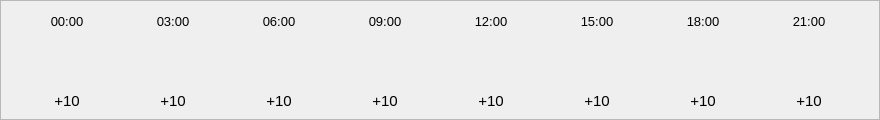
     <widget class="QFrame" name="detailFrame">
      <property name="geometry">
       <rect>
        <x>100</x>
        <y>160</y>
        <width>880</width>
        <height>120</height>
       </rect>
      </property>
      <property name="minimumSize">
       <size>
        <width>880</width>
        <height>120</height>
       </size>
      </property>
      <property name="maximumSize">
       <size>
        <width>880</width>
        <height>120</height>
       </size>
      </property>
      <property name="frameShape">
       <enum>QFrame::Shape::StyledPanel</enum>
      </property>
      <property name="frameShadow">
       <enum>QFrame::Shadow::Raised</enum>
      </property>
      <layout class="QHBoxLayout" name="horizontalLayout_2">
       <property name="topMargin">
        <number>0</number>
       </property>
       <property name="bottomMargin">
        <number>0</number>
       </property>
       <item>
        <widget class="QFrame" name="detailHourFrame_1">
         <property name="minimumSize">
          <size>
           <width>90</width>
           <height>120</height>
          </size>
         </property>
         <property name="maximumSize">
          <size>
           <width>90</width>
           <height>120</height>
          </size>
         </property>
         <property name="frameShape">
          <enum>QFrame::Shape::NoFrame</enum>
         </property>
         <property name="frameShadow">
          <enum>QFrame::Shadow::Plain</enum>
         </property>
         <widget class="QLabel" name="detailHourTime_1">
          <property name="geometry">
           <rect>
            <x>15</x>
            <y>5</y>
            <width>60</width>
            <height>30</height>
           </rect>
          </property>
          <property name="minimumSize">
           <size>
            <width>60</width>
            <height>30</height>
           </size>
          </property>
          <property name="maximumSize">
           <size>
            <width>60</width>
            <height>30</height>
           </size>
          </property>
          <property name="font">
           <font>
            <pointsize>10</pointsize>
           </font>
          </property>
          <property name="text">
           <string>00:00</string>
          </property>
          <property name="alignment">
           <set>Qt::AlignmentFlag::AlignCenter</set>
          </property>
          <property name="wordWrap">
           <bool>true</bool>
          </property>
         </widget>
         <widget class="QLabel" name="detailHourTemperature_1">
          <property name="geometry">
           <rect>
            <x>15</x>
            <y>85</y>
            <width>60</width>
            <height>30</height>
           </rect>
          </property>
          <property name="minimumSize">
           <size>
            <width>60</width>
            <height>25</height>
           </size>
          </property>
          <property name="maximumSize">
           <size>
            <width>60</width>
            <height>30</height>
           </size>
          </property>
          <property name="font">
           <font>
            <pointsize>11</pointsize>
           </font>
          </property>
          <property name="text">
           <string>+10</string>
          </property>
          <property name="alignment">
           <set>Qt::AlignmentFlag::AlignCenter</set>
          </property>
         </widget>
         <widget class="QLabel" name="detailHourIcon_1">
          <property name="geometry">
           <rect>
            <x>30</x>
            <y>45</y>
            <width>30</width>
            <height>30</height>
           </rect>
          </property>
          <property name="minimumSize">
           <size>
            <width>30</width>
            <height>30</height>
           </size>
          </property>
          <property name="maximumSize">
           <size>
            <width>30</width>
            <height>30</height>
           </size>
          </property>
          <property name="text">
           <string/>
          </property>
          <property name="pixmap">
           <pixmap resource="resources/resources.qrc">:/icons/icons/01d.png</pixmap>
          </property>
          <property name="scaledContents">
           <bool>true</bool>
          </property>
          <property name="alignment">
           <set>Qt::AlignmentFlag::AlignCenter</set>
          </property>
         </widget>
        </widget>
       </item>
       <item>
        <widget class="QFrame" name="detailHourFrame_2">
         <property name="minimumSize">
          <size>
           <width>90</width>
           <height>120</height>
          </size>
         </property>
         <property name="maximumSize">
          <size>
           <width>90</width>
           <height>120</height>
          </size>
         </property>
         <property name="frameShape">
          <enum>QFrame::Shape::NoFrame</enum>
         </property>
         <property name="frameShadow">
          <enum>QFrame::Shadow::Plain</enum>
         </property>
         <widget class="QLabel" name="detailHourTime_2">
          <property name="geometry">
           <rect>
            <x>15</x>
            <y>5</y>
            <width>60</width>
            <height>30</height>
           </rect>
          </property>
          <property name="minimumSize">
           <size>
            <width>60</width>
            <height>30</height>
           </size>
          </property>
          <property name="maximumSize">
           <size>
            <width>60</width>
            <height>30</height>
           </size>
          </property>
          <property name="font">
           <font>
            <pointsize>10</pointsize>
           </font>
          </property>
          <property name="text">
           <string>03:00</string>
          </property>
          <property name="alignment">
           <set>Qt::AlignmentFlag::AlignCenter</set>
          </property>
          <property name="wordWrap">
           <bool>true</bool>
          </property>
         </widget>
         <widget class="QLabel" name="detailHourTemperature_2">
          <property name="geometry">
           <rect>
            <x>15</x>
            <y>85</y>
            <width>60</width>
            <height>30</height>
           </rect>
          </property>
          <property name="minimumSize">
           <size>
            <width>60</width>
            <height>25</height>
           </size>
          </property>
          <property name="maximumSize">
           <size>
            <width>60</width>
            <height>30</height>
           </size>
          </property>
          <property name="font">
           <font>
            <pointsize>11</pointsize>
           </font>
          </property>
          <property name="text">
           <string>+10</string>
          </property>
          <property name="alignment">
           <set>Qt::AlignmentFlag::AlignCenter</set>
          </property>
         </widget>
         <widget class="QLabel" name="detailHourIcon_2">
          <property name="geometry">
           <rect>
            <x>30</x>
            <y>45</y>
            <width>30</width>
            <height>30</height>
           </rect>
          </property>
          <property name="minimumSize">
           <size>
            <width>30</width>
            <height>30</height>
           </size>
          </property>
          <property name="maximumSize">
           <size>
            <width>30</width>
            <height>30</height>
           </size>
          </property>
          <property name="text">
           <string/>
          </property>
          <property name="pixmap">
           <pixmap resource="resources/resources.qrc">:/icons/icons/01d.png</pixmap>
          </property>
          <property name="scaledContents">
           <bool>true</bool>
          </property>
          <property name="alignment">
           <set>Qt::AlignmentFlag::AlignCenter</set>
          </property>
         </widget>
        </widget>
       </item>
       <item>
        <widget class="QFrame" name="detailHourFrame_3">
         <property name="minimumSize">
          <size>
           <width>90</width>
           <height>120</height>
          </size>
         </property>
         <property name="maximumSize">
          <size>
           <width>90</width>
           <height>120</height>
          </size>
         </property>
         <property name="frameShape">
          <enum>QFrame::Shape::NoFrame</enum>
         </property>
         <property name="frameShadow">
          <enum>QFrame::Shadow::Plain</enum>
         </property>
         <widget class="QLabel" name="detailHourTime_3">
          <property name="geometry">
           <rect>
            <x>15</x>
            <y>5</y>
            <width>60</width>
            <height>30</height>
           </rect>
          </property>
          <property name="minimumSize">
           <size>
            <width>60</width>
            <height>30</height>
           </size>
          </property>
          <property name="maximumSize">
           <size>
            <width>60</width>
            <height>30</height>
           </size>
          </property>
          <property name="font">
           <font>
            <pointsize>10</pointsize>
           </font>
          </property>
          <property name="text">
           <string>06:00</string>
          </property>
          <property name="alignment">
           <set>Qt::AlignmentFlag::AlignCenter</set>
          </property>
          <property name="wordWrap">
           <bool>true</bool>
          </property>
         </widget>
         <widget class="QLabel" name="detailHourTemperature_3">
          <property name="geometry">
           <rect>
            <x>15</x>
            <y>85</y>
            <width>60</width>
            <height>30</height>
           </rect>
          </property>
          <property name="minimumSize">
           <size>
            <width>60</width>
            <height>25</height>
           </size>
          </property>
          <property name="maximumSize">
           <size>
            <width>60</width>
            <height>30</height>
           </size>
          </property>
          <property name="font">
           <font>
            <pointsize>11</pointsize>
           </font>
          </property>
          <property name="text">
           <string>+10</string>
          </property>
          <property name="alignment">
           <set>Qt::AlignmentFlag::AlignCenter</set>
          </property>
         </widget>
         <widget class="QLabel" name="detailHourIcon_3">
          <property name="geometry">
           <rect>
            <x>30</x>
            <y>45</y>
            <width>30</width>
            <height>30</height>
           </rect>
          </property>
          <property name="minimumSize">
           <size>
            <width>30</width>
            <height>30</height>
           </size>
          </property>
          <property name="maximumSize">
           <size>
            <width>30</width>
            <height>30</height>
           </size>
          </property>
          <property name="text">
           <string/>
          </property>
          <property name="pixmap">
           <pixmap resource="resources/resources.qrc">:/icons/icons/01d.png</pixmap>
          </property>
          <property name="scaledContents">
           <bool>true</bool>
          </property>
          <property name="alignment">
           <set>Qt::AlignmentFlag::AlignCenter</set>
          </property>
         </widget>
        </widget>
       </item>
       <item>
        <widget class="QFrame" name="detailHourFrame_4">
         <property name="minimumSize">
          <size>
           <width>90</width>
           <height>120</height>
          </size>
         </property>
         <property name="maximumSize">
          <size>
           <width>90</width>
           <height>120</height>
          </size>
         </property>
         <property name="frameShape">
          <enum>QFrame::Shape::NoFrame</enum>
         </property>
         <property name="frameShadow">
          <enum>QFrame::Shadow::Plain</enum>
         </property>
         <widget class="QLabel" name="detailHourTime_4">
          <property name="geometry">
           <rect>
            <x>15</x>
            <y>5</y>
            <width>60</width>
            <height>30</height>
           </rect>
          </property>
          <property name="minimumSize">
           <size>
            <width>60</width>
            <height>30</height>
           </size>
          </property>
          <property name="maximumSize">
           <size>
            <width>60</width>
            <height>30</height>
           </size>
          </property>
          <property name="font">
           <font>
            <pointsize>10</pointsize>
           </font>
          </property>
          <property name="text">
           <string>09:00</string>
          </property>
          <property name="alignment">
           <set>Qt::AlignmentFlag::AlignCenter</set>
          </property>
          <property name="wordWrap">
           <bool>true</bool>
          </property>
         </widget>
         <widget class="QLabel" name="detailHourTemperature_4">
          <property name="geometry">
           <rect>
            <x>15</x>
            <y>85</y>
            <width>60</width>
            <height>30</height>
           </rect>
          </property>
          <property name="minimumSize">
           <size>
            <width>60</width>
            <height>25</height>
           </size>
          </property>
          <property name="maximumSize">
           <size>
            <width>60</width>
            <height>30</height>
           </size>
          </property>
          <property name="font">
           <font>
            <pointsize>11</pointsize>
           </font>
          </property>
          <property name="text">
           <string>+10</string>
          </property>
          <property name="alignment">
           <set>Qt::AlignmentFlag::AlignCenter</set>
          </property>
         </widget>
         <widget class="QLabel" name="detailHourIcon_4">
          <property name="geometry">
           <rect>
            <x>30</x>
            <y>45</y>
            <width>30</width>
            <height>30</height>
           </rect>
          </property>
          <property name="minimumSize">
           <size>
            <width>30</width>
            <height>30</height>
           </size>
          </property>
          <property name="maximumSize">
           <size>
            <width>30</width>
            <height>30</height>
           </size>
          </property>
          <property name="text">
           <string/>
          </property>
          <property name="pixmap">
           <pixmap resource="resources/resources.qrc">:/icons/icons/01d.png</pixmap>
          </property>
          <property name="scaledContents">
           <bool>true</bool>
          </property>
          <property name="alignment">
           <set>Qt::AlignmentFlag::AlignCenter</set>
          </property>
         </widget>
        </widget>
       </item>
       <item>
        <widget class="QFrame" name="detailHourFrame_5">
         <property name="minimumSize">
          <size>
           <width>90</width>
           <height>120</height>
          </size>
         </property>
         <property name="maximumSize">
          <size>
           <width>90</width>
           <height>120</height>
          </size>
         </property>
         <property name="frameShape">
          <enum>QFrame::Shape::NoFrame</enum>
         </property>
         <property name="frameShadow">
          <enum>QFrame::Shadow::Plain</enum>
         </property>
         <widget class="QLabel" name="detailHourTime_5">
          <property name="geometry">
           <rect>
            <x>15</x>
            <y>5</y>
            <width>60</width>
            <height>30</height>
           </rect>
          </property>
          <property name="minimumSize">
           <size>
            <width>60</width>
            <height>30</height>
           </size>
          </property>
          <property name="maximumSize">
           <size>
            <width>60</width>
            <height>30</height>
           </size>
          </property>
          <property name="font">
           <font>
            <pointsize>10</pointsize>
           </font>
          </property>
          <property name="text">
           <string>12:00</string>
          </property>
          <property name="alignment">
           <set>Qt::AlignmentFlag::AlignCenter</set>
          </property>
          <property name="wordWrap">
           <bool>true</bool>
          </property>
         </widget>
         <widget class="QLabel" name="detailHourTemperature_5">
          <property name="geometry">
           <rect>
            <x>15</x>
            <y>85</y>
            <width>60</width>
            <height>30</height>
           </rect>
          </property>
          <property name="minimumSize">
           <size>
            <width>60</width>
            <height>25</height>
           </size>
          </property>
          <property name="maximumSize">
           <size>
            <width>60</width>
            <height>30</height>
           </size>
          </property>
          <property name="font">
           <font>
            <pointsize>11</pointsize>
           </font>
          </property>
          <property name="text">
           <string>+10</string>
          </property>
          <property name="alignment">
           <set>Qt::AlignmentFlag::AlignCenter</set>
          </property>
         </widget>
         <widget class="QLabel" name="detailHourIcon_5">
          <property name="geometry">
           <rect>
            <x>30</x>
            <y>45</y>
            <width>30</width>
            <height>30</height>
           </rect>
          </property>
          <property name="minimumSize">
           <size>
            <width>30</width>
            <height>30</height>
           </size>
          </property>
          <property name="maximumSize">
           <size>
            <width>30</width>
            <height>30</height>
           </size>
          </property>
          <property name="text">
           <string/>
          </property>
          <property name="pixmap">
           <pixmap resource="resources/resources.qrc">:/icons/icons/01d.png</pixmap>
          </property>
          <property name="scaledContents">
           <bool>true</bool>
          </property>
          <property name="alignment">
           <set>Qt::AlignmentFlag::AlignCenter</set>
          </property>
         </widget>
        </widget>
       </item>
       <item>
        <widget class="QFrame" name="detailHourFrame_6">
         <property name="minimumSize">
          <size>
           <width>90</width>
           <height>120</height>
          </size>
         </property>
         <property name="maximumSize">
          <size>
           <width>90</width>
           <height>120</height>
          </size>
         </property>
         <property name="frameShape">
          <enum>QFrame::Shape::NoFrame</enum>
         </property>
         <property name="frameShadow">
          <enum>QFrame::Shadow::Plain</enum>
         </property>
         <widget class="QLabel" name="detailHourTime_6">
          <property name="geometry">
           <rect>
            <x>15</x>
            <y>5</y>
            <width>60</width>
            <height>30</height>
           </rect>
          </property>
          <property name="minimumSize">
           <size>
            <width>60</width>
            <height>30</height>
           </size>
          </property>
          <property name="maximumSize">
           <size>
            <width>60</width>
            <height>30</height>
           </size>
          </property>
          <property name="font">
           <font>
            <pointsize>10</pointsize>
           </font>
          </property>
          <property name="text">
           <string>15:00</string>
          </property>
          <property name="alignment">
           <set>Qt::AlignmentFlag::AlignCenter</set>
          </property>
          <property name="wordWrap">
           <bool>true</bool>
          </property>
         </widget>
         <widget class="QLabel" name="detailHourTemperature_6">
          <property name="geometry">
           <rect>
            <x>15</x>
            <y>85</y>
            <width>60</width>
            <height>30</height>
           </rect>
          </property>
          <property name="minimumSize">
           <size>
            <width>60</width>
            <height>25</height>
           </size>
          </property>
          <property name="maximumSize">
           <size>
            <width>60</width>
            <height>30</height>
           </size>
          </property>
          <property name="font">
           <font>
            <pointsize>11</pointsize>
           </font>
          </property>
          <property name="text">
           <string>+10</string>
          </property>
          <property name="alignment">
           <set>Qt::AlignmentFlag::AlignCenter</set>
          </property>
         </widget>
         <widget class="QLabel" name="detailHourIcon_6">
          <property name="geometry">
           <rect>
            <x>30</x>
            <y>45</y>
            <width>30</width>
            <height>30</height>
           </rect>
          </property>
          <property name="minimumSize">
           <size>
            <width>30</width>
            <height>30</height>
           </size>
          </property>
          <property name="maximumSize">
           <size>
            <width>30</width>
            <height>30</height>
           </size>
          </property>
          <property name="text">
           <string/>
          </property>
          <property name="pixmap">
           <pixmap resource="resources/resources.qrc">:/icons/icons/01d.png</pixmap>
          </property>
          <property name="scaledContents">
           <bool>true</bool>
          </property>
          <property name="alignment">
           <set>Qt::AlignmentFlag::AlignCenter</set>
          </property>
         </widget>
        </widget>
       </item>
       <item>
        <widget class="QFrame" name="detailHourFrame_7">
         <property name="minimumSize">
          <size>
           <width>90</width>
           <height>120</height>
          </size>
         </property>
         <property name="maximumSize">
          <size>
           <width>90</width>
           <height>120</height>
          </size>
         </property>
         <property name="frameShape">
          <enum>QFrame::Shape::NoFrame</enum>
         </property>
         <property name="frameShadow">
          <enum>QFrame::Shadow::Plain</enum>
         </property>
         <widget class="QLabel" name="detailHourTime_7">
          <property name="geometry">
           <rect>
            <x>15</x>
            <y>5</y>
            <width>60</width>
            <height>30</height>
           </rect>
          </property>
          <property name="minimumSize">
           <size>
            <width>60</width>
            <height>30</height>
           </size>
          </property>
          <property name="maximumSize">
           <size>
            <width>60</width>
            <height>30</height>
           </size>
          </property>
          <property name="font">
           <font>
            <pointsize>10</pointsize>
           </font>
          </property>
          <property name="text">
           <string>18:00</string>
          </property>
          <property name="alignment">
           <set>Qt::AlignmentFlag::AlignCenter</set>
          </property>
          <property name="wordWrap">
           <bool>true</bool>
          </property>
         </widget>
         <widget class="QLabel" name="detailHourTemperature_7">
          <property name="geometry">
           <rect>
            <x>15</x>
            <y>85</y>
            <width>60</width>
            <height>30</height>
           </rect>
          </property>
          <property name="minimumSize">
           <size>
            <width>60</width>
            <height>25</height>
           </size>
          </property>
          <property name="maximumSize">
           <size>
            <width>60</width>
            <height>30</height>
           </size>
          </property>
          <property name="font">
           <font>
            <pointsize>11</pointsize>
           </font>
          </property>
          <property name="text">
           <string>+10</string>
          </property>
          <property name="alignment">
           <set>Qt::AlignmentFlag::AlignCenter</set>
          </property>
         </widget>
         <widget class="QLabel" name="detailHourIcon_7">
          <property name="geometry">
           <rect>
            <x>30</x>
            <y>45</y>
            <width>30</width>
            <height>30</height>
           </rect>
          </property>
          <property name="minimumSize">
           <size>
            <width>30</width>
            <height>30</height>
           </size>
          </property>
          <property name="maximumSize">
           <size>
            <width>30</width>
            <height>30</height>
           </size>
          </property>
          <property name="text">
           <string/>
          </property>
          <property name="pixmap">
           <pixmap resource="resources/resources.qrc">:/icons/icons/01d.png</pixmap>
          </property>
          <property name="scaledContents">
           <bool>true</bool>
          </property>
          <property name="alignment">
           <set>Qt::AlignmentFlag::AlignCenter</set>
          </property>
         </widget>
        </widget>
       </item>
       <item>
        <widget class="QFrame" name="detailHourFrame_8">
         <property name="minimumSize">
          <size>
           <width>90</width>
           <height>120</height>
          </size>
         </property>
         <property name="maximumSize">
          <size>
           <width>90</width>
           <height>120</height>
          </size>
         </property>
         <property name="frameShape">
          <enum>QFrame::Shape::NoFrame</enum>
         </property>
         <property name="frameShadow">
          <enum>QFrame::Shadow::Plain</enum>
         </property>
         <widget class="QLabel" name="detailHourTime_8">
          <property name="geometry">
           <rect>
            <x>15</x>
            <y>5</y>
            <width>60</width>
            <height>30</height>
           </rect>
          </property>
          <property name="minimumSize">
           <size>
            <width>60</width>
            <height>30</height>
           </size>
          </property>
          <property name="maximumSize">
           <size>
            <width>60</width>
            <height>30</height>
           </size>
          </property>
          <property name="font">
           <font>
            <pointsize>10</pointsize>
           </font>
          </property>
          <property name="text">
           <string>21:00</string>
          </property>
          <property name="alignment">
           <set>Qt::AlignmentFlag::AlignCenter</set>
          </property>
          <property name="wordWrap">
           <bool>true</bool>
          </property>
         </widget>
         <widget class="QLabel" name="detailHourTemperature_8">
          <property name="geometry">
           <rect>
            <x>15</x>
            <y>85</y>
            <width>60</width>
            <height>30</height>
           </rect>
          </property>
          <property name="minimumSize">
           <size>
            <width>60</width>
            <height>25</height>
           </size>
          </property>
          <property name="maximumSize">
           <size>
            <width>60</width>
            <height>30</height>
           </size>
          </property>
          <property name="font">
           <font>
            <pointsize>11</pointsize>
           </font>
          </property>
          <property name="text">
           <string>+10</string>
          </property>
          <property name="alignment">
           <set>Qt::AlignmentFlag::AlignCenter</set>
          </property>
         </widget>
         <widget class="QLabel" name="detailHourIcon_8">
          <property name="geometry">
           <rect>
            <x>30</x>
            <y>45</y>
            <width>30</width>
            <height>30</height>
           </rect>
          </property>
          <property name="minimumSize">
           <size>
            <width>30</width>
            <height>30</height>
           </size>
          </property>
          <property name="maximumSize">
           <size>
            <width>30</width>
            <height>30</height>
           </size>
          </property>
          <property name="text">
           <string/>
          </property>
          <property name="pixmap">
           <pixmap resource="resources/resources.qrc">:/icons/icons/01d.png</pixmap>
          </property>
          <property name="scaledContents">
           <bool>true</bool>
          </property>
          <property name="alignment">
           <set>Qt::AlignmentFlag::AlignCenter</set>
          </property>
         </widget>
        </widget>
       </item>
      </layout>
     </widget>
